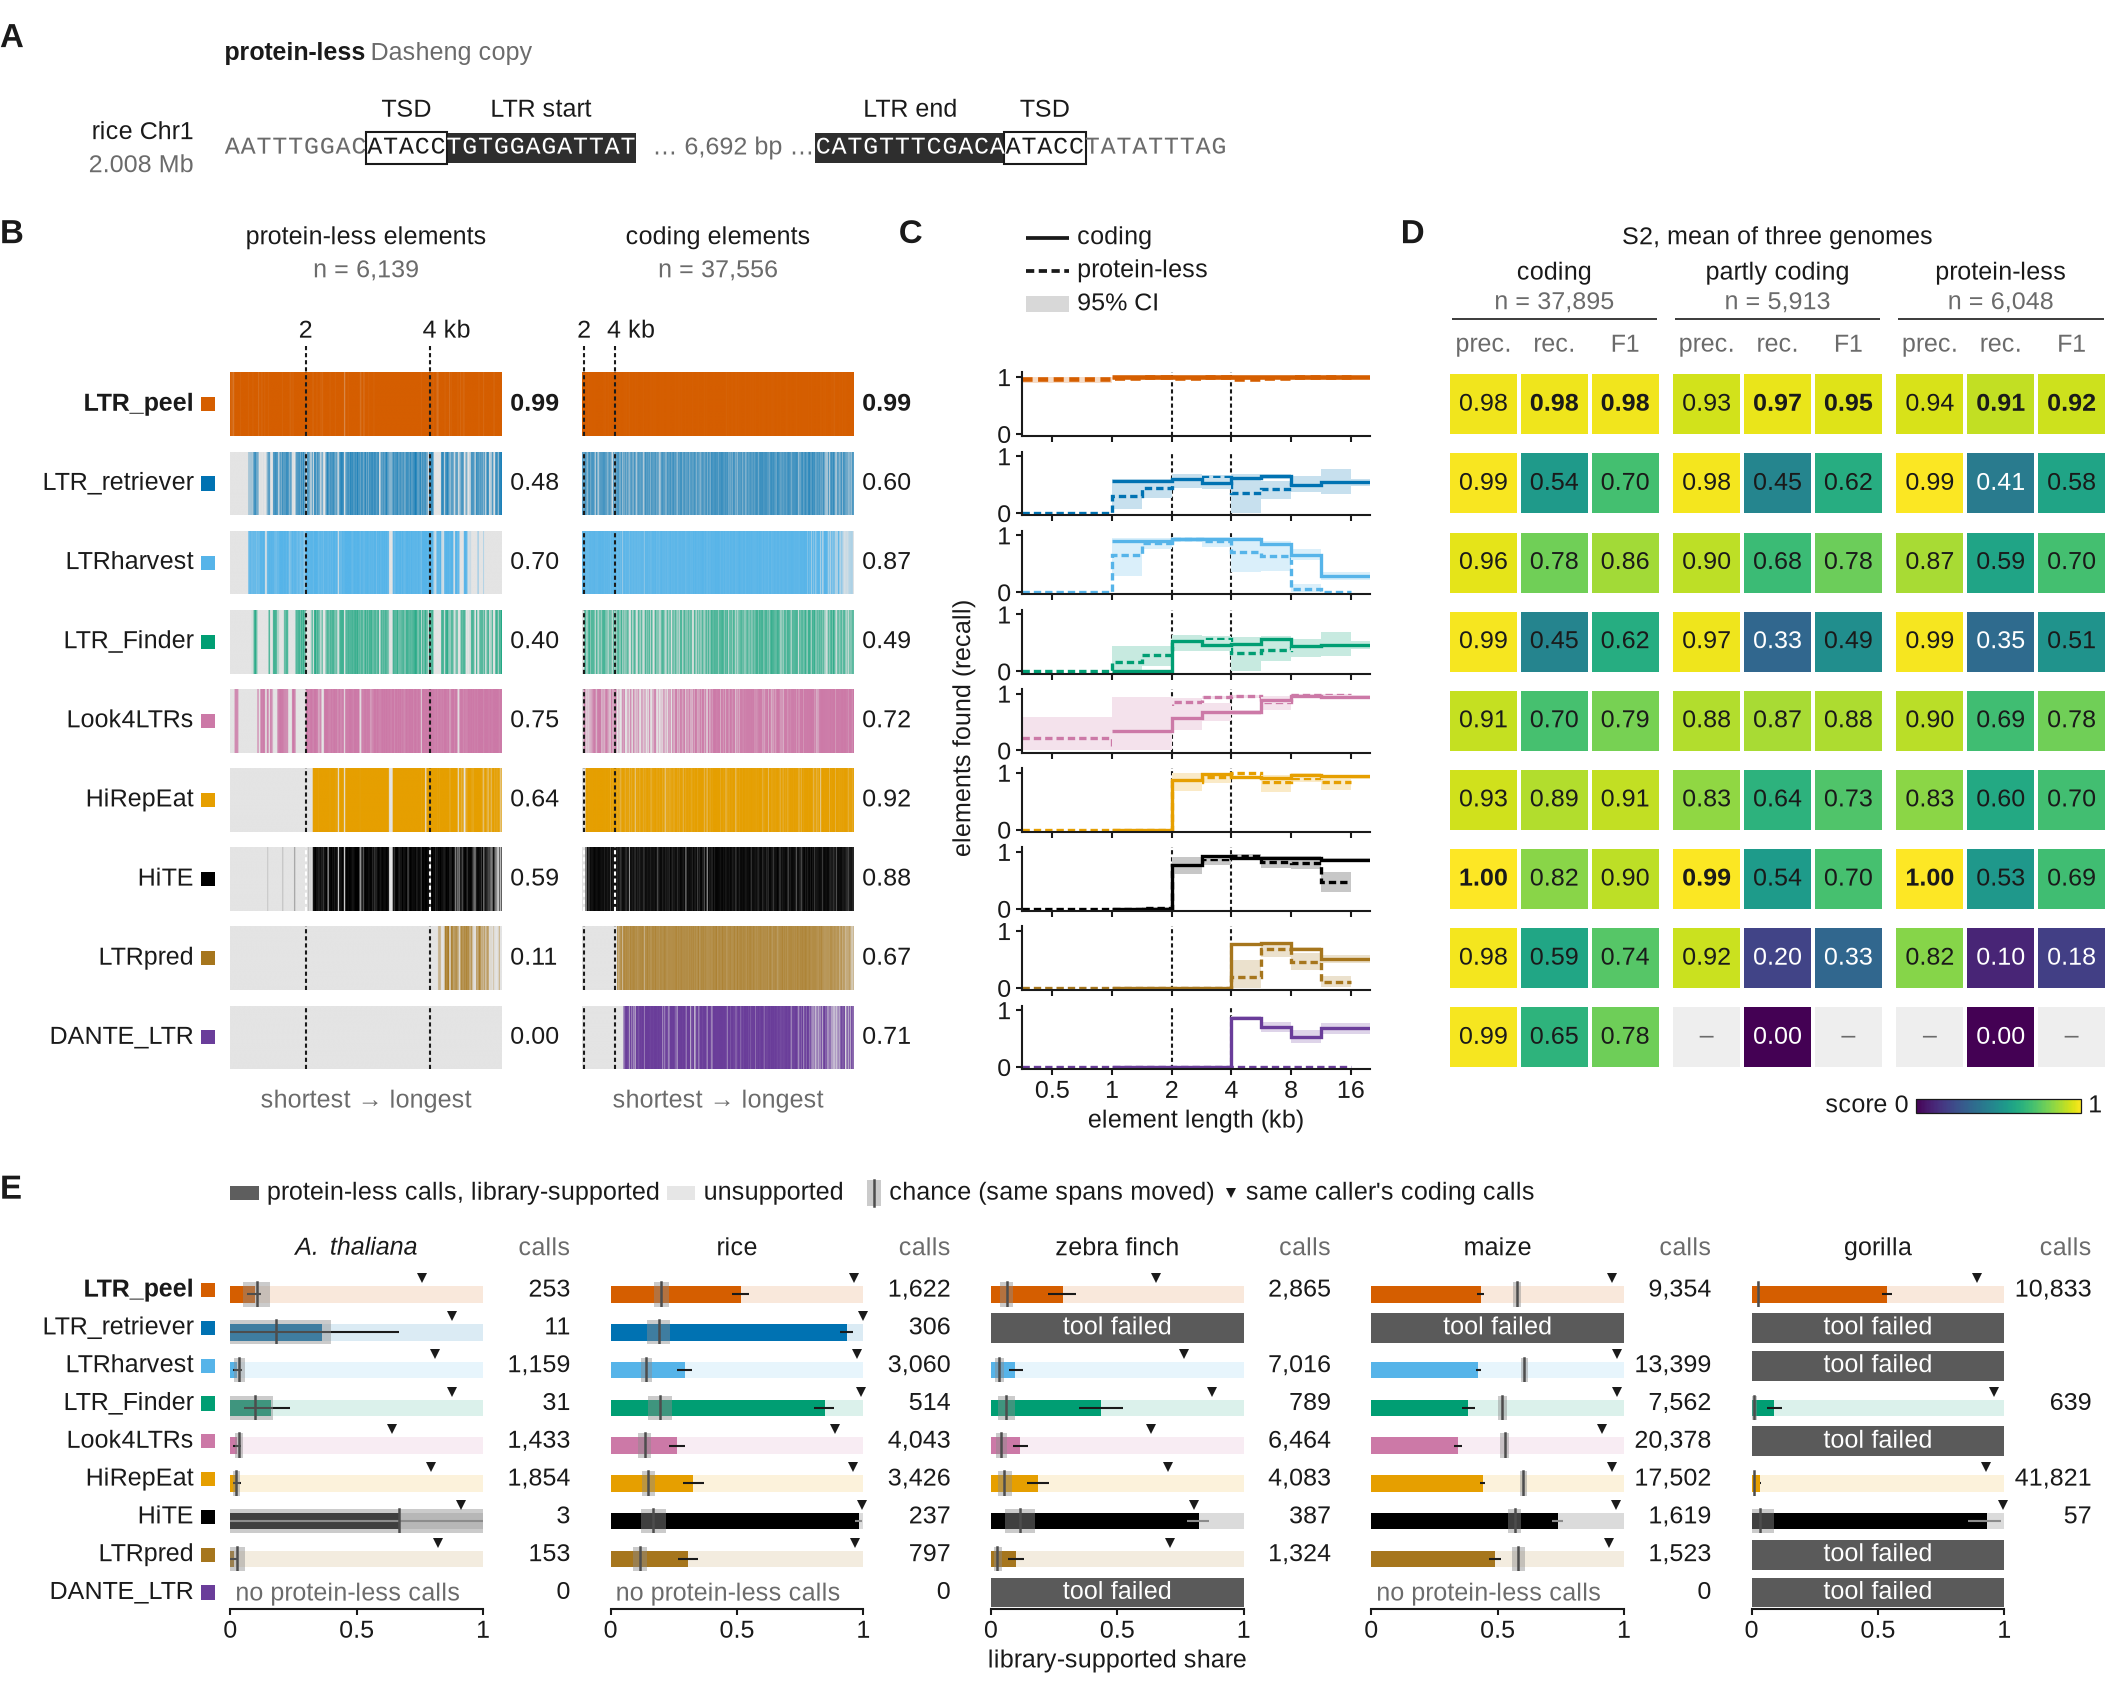

Write Python code to recreate this figure.
#!/usr/bin/env python3
"""Fig. S1 figS1_nonauto: size floors and protein rules remove protein-less LTR retrotransposons.

Panels. Classes: protein-less = no LTR-RT protein domain; coding = at least
two kinds of LTR-RT domain from one superfamily; partly coding = the rest (table key 'partial').
  A  both ends of a typical protein-less rice element (a Dasheng copy) at bp: target-site duplications and
     the TG..CA ends; the element named in-panel
  B  every protein-less and coding simulated element of S1 and S2 (3 seeds
     each; coding class only, partly coding not drawn) as a column sorted by length, protein-less block beside the
     coding block, found (tool color) or missed; 2 kb and 4 kb marked
  C  recall vs element length per tool, coding (solid) and
     protein-less (dashed), family-bootstrap 95% bands; line-style key in the header
  D  (new) scorecard: precision, recall, F1 for coding / partly coding / protein-less elements, S2, mean of 3 genomes
     (n summed), D_TABLE (constant at the top; now experiments/figpub/sim_class_prf_joint_summary.tsv) system
     'protein' (one basis with Fig. 1B, whose coding and protein-less columns these equal); viridis on a fixed 0-1
     scale, column best bold; the legend's basis clause checked by check_basis()
  E  library-supported share of each tool's protein-less calls with block-bootstrap CI, chance (same spans
     moved 20-200 kb) and the same tool's coding calls on the same axis; n of protein-less calls; failed runs dark
The aging series is in the main figure (fig_benchmark C-D).
Numbers: experiments/nonauto/*.tsv (sim_elements, sim_gap, div_d50, real_calls, real_loci, real_locus_table),
  D_TABLE (D; its per-genome rows and the call side of sim_nonauto_prf_ext.tsv for checks), sims/truth/S2_*.truth.tsv
  + calls/S2_*/<tool>.tsv + experiments/nonauto/lib/lib_class.tsv (check_basis), report/tables/resources.tsv (failed
  runs). Drawings:
  data/rice/genome.fa (+ .fai), calls/rice/<tool>.tsv (0-based half-open, original chromosome names ->
  data/rice/names.tsv), calls/rice/ltr_peel.ids.tsv (TSD), runs/rice/dante_ltr/dante.gff3 (1-based closed),
  mask/rice/curated/rice.fa.out (1-based closed) for the example checks.
Source data: the full run writes every drawn or printed table to source_data/figS1_nonauto/ and draws from those
  files as read back; --from-source-data redraws from them alone (no BENCH_ROOT; checks on raw data skipped).
Outputs (this directory): figS1_nonauto.{pdf,png}, figS1_nonauto_numbers.tsv, source_data/figS1_nonauto/*.tsv.
Usage: figS1_nonauto.py [-v] [--from-source-data]
"""
import argparse
import csv
import glob
import os
import re
import sys
from pathlib import Path

for _v in ("OMP_NUM_THREADS", "OPENBLAS_NUM_THREADS", "MKL_NUM_THREADS"):
    os.environ.setdefault(_v, "1")

import numpy as np  # noqa: E402
import pandas as pd  # noqa: E402

# D's table (the same table as Fig. 1B), relative to BENCH_ROOT: the one place to switch it. Its per-genome rows are
# read from the same name without '_summary'. check_basis_raw() asserts the legend's D basis clause ("every simulated
# element, including copies of library families without annotated LTRs") against it: a variant that leaves those
# families out (e.g. sim_class_prf_joint_hasltr_summary.tsv) stops the build there until that clause is reworded.
D_TABLE_REL = "experiments/figpub/sim_class_prf_joint_summary.tsv"
D_GENOMES_REL = D_TABLE_REL.replace("_summary", "")
D_SRC = f"{D_TABLE_REL} (system protein)"
HERE = Path(__file__).resolve().parent
STEM = "figS1_nonauto"
SD = HERE / "source_data" / STEM               # source-data tables of this figure
GZ_MIN = 1_000_000                             # tables larger than this (bytes, uncompressed) are gzipped
# full mode only (init_full): dataset paths and the dataset's scripts
B = NA = FP = D_TABLE = None
proxies = match = read_calls = read_truth = None

sys.path.insert(0, os.path.dirname(os.path.abspath(__file__)))   # poafig.py sits beside this script
import poafig  # noqa: E402
import matplotlib as mpl  # noqa: E402
import matplotlib.font_manager as fm  # noqa: E402

# the shared matplotlib font cache on this host lists no system fonts: register Liberation in-process (cache untouched)
for _f in sorted(glob.glob("/usr/share/fonts/truetype/liberation2/LiberationSans-*.ttf")
                 + glob.glob("/usr/share/fonts/truetype/liberation2/LiberationMono-*.ttf")):
    fm.fontManager.addfont(_f)
poafig.setup_mpl()
import matplotlib.pyplot as plt  # noqa: E402


def _advance_pt_mpl311(text, style):
    """poafig._advance_pt for matplotlib >= 3.11 (layout() lost kern_mode; LayoutItem.glyph_idx -> glyph_index).
    Same measurement as backend_pdf: x of the last glyph + its unhinted advance, font set to the size in points."""
    from matplotlib import _text_helpers
    from matplotlib.ft2font import LoadFlags
    font, _ = poafig._legend_font(style)
    last = None
    for last in _text_helpers.layout(text, font):
        pass
    if last is None:
        return 0.0
    g = last.ft_object.load_glyph(last.glyph_index, flags=LoadFlags.NO_HINTING)
    return last.x + g.linearHoriAdvance / 65536


def _needs_patch():
    import inspect
    from matplotlib import _text_helpers
    return "kern_mode" not in inspect.signature(_text_helpers.layout).parameters


if _needs_patch():
    poafig._advance_pt = _advance_pt_mpl311          # in-process only; poafig.py is not modified
from matplotlib.patches import Rectangle  # noqa: E402
from matplotlib.colors import to_rgb  # noqa: E402

# ============================================================================ constants
TOOLS = ["ltr_peel", "ltr_retriever", "ltrharvest", "ltr_finder", "look4ltrs", "hirepeat", "hite", "ltrpred",
         "dante_ltr"]
NAME = dict(ltr_peel="LTR_peel", ltr_retriever="LTR_retriever", ltrharvest="LTRharvest", ltr_finder="LTR_Finder",
            look4ltrs="Look4LTRs", hirepeat="HiRepEat", hite="HiTE", ltrpred="LTRpred", dante_ltr="DANTE_LTR")
COL = dict(ltr_peel="#D55E00", ltr_retriever="#0072B2", ltrharvest="#56B4E9", ltr_finder="#009E73",
           look4ltrs="#CC79A7", hirepeat="#E69F00", hite="#000000", ltrpred="#A6761D", dante_ltr="#6A3D9A")
DS = ["arab", "rice", "finch", "maize", "gorilla"]
DSNAME = {"arab": r"$\it{A.\ thaliana}$", "rice": "rice", "finch": "zebra finch", "maize": "maize",
          "gorilla": "gorilla"}
CLS2 = ["proteinless", "coding"]
CLS3 = ["coding", "partial", "proteinless"]               # D column groups (table keys)
# names on the figure, in the legend and in numbers.tsv: 'partial' is shown as "partly coding"
CLS3_NAME = {"coding": "coding", "partial": "partly coding", "proteinless": "protein-less"}
METRICS = [("precision", "prec."), ("recall", "rec."), ("f1", "F1")]   # order of Fig. 1B
# missing tool x genome results, set-wide rule: two styles only. Tool side ("tool failed", dark
# gray, white text) = report/tables/resources.tsv status timeout / mem_guard / failed; evaluation side ("not
# evaluated", light hatch) = our evaluation step did not run (no such cell in this figure). Built in load_missing().
FAILED_STATUS = {"timeout", "mem_guard", "failed"}
FAILC = "#5A5A5A"
EXPECT_FAILED = {("finch", "ltr_retriever"), ("maize", "ltr_retriever"), ("gorilla", "ltr_retriever"),
                 ("gorilla", "ltrharvest"), ("gorilla", "ltrpred"), ("gorilla", "look4ltrs"),
                 ("finch", "dante_ltr"), ("gorilla", "dante_ltr")}
MISSING = {}                                  # (ds, tool) -> label; filled by load_missing()
# the example (selection rule and checks in the code below); coordinates 0-based half-open on data/rice/genome.fa ids
EX = [dict(key="pl", cls="proteinless", locus="22", chrom="c0001", s=2007764, e=2014480, title="protein-less",
           name="Dasheng", chrom_name="Chr1")]
FLANK = 450                                   # bp of flank drawn on each side in A
MM = poafig.MM
INK, MUTED = poafig.INK, poafig.MUTED
LTRC, INTC, HITC = "#2E2E2E", "#D4D4D4", "#5E5E5E"
MISS_SIM = "#E4E4E4"                          # B: element missed
UNDEFC = "#EEEEEE"                            # D: precision / F1 undefined (no calls of that class)
NULLC = "#8C8C8C"
FS = FSS = FST = 6.0                           # every label, small label and tick label: 6 pt (brief: >= 6 pt)
# score map of the whole figure set (shared by the figure set): viridis on a fixed 0-1 scale, CMAP(v) with v in [0, 1]
# (cividis_r made 0.97 and 0.67 hard to tell apart); text color by cell luminance (text_color)
CMAP = mpl.colormaps["viridis"]
RNG_SEED = 1                                   # family bootstrap draws (as nonauto_stats.py)
NB = 1000
FIG_H = 144.0                                  # figure height (mm)
VERBOSE = False
NUM = []


def log(msg):
    if VERBOSE:
        print(f"[{STEM}] {msg}", file=sys.stderr, flush=True)


def num(panel, ds, tool, quantity, value, source):
    NUM.append(dict(panel=panel, dataset=ds, tool=tool, quantity=quantity, value=value, source=source))
    return value


def tint(c, a):
    """color c mixed with white; a = share of the color"""
    r, g, b = to_rgb(c)
    return (1 - a + a * r, 1 - a + a * g, 1 - a + a * b)


def tsv(p):
    return pd.read_csv(p, sep="\t")


def text_color(v):
    """white on dark cells, ink on light ones (relative luminance of the cell color; as fig3_real_genomes.py)"""
    r, g, b = (c / 12.92 if c <= 0.04045 else ((c + 0.055) / 1.055) ** 2.4 for c in to_rgb(CMAP(v)))
    return "white" if 0.2126 * r + 0.7152 * g + 0.0722 * b < 0.18 else INK


def init_full():
    """full mode: dataset paths from $BENCH_ROOT and the dataset's helper scripts (proxies, score_elements)"""
    global B, NA, FP, D_TABLE, proxies, match, read_calls, read_truth
    if not os.environ.get("BENCH_ROOT"):
        raise SystemExit(f"{STEM}: BENCH_ROOT is not set (or redraw with --from-source-data)")
    B = Path(os.environ["BENCH_ROOT"])
    NA = B / "experiments" / "nonauto"
    FP = B / "experiments" / "figpub"
    D_TABLE = B / D_TABLE_REL
    sys.path.append(str(B / "scripts"))      # appended: scripts/queue.py would shadow the stdlib queue
    import proxies as _proxies
    from score_elements import match as _match, read_calls as _read_calls, read_truth as _read_truth
    proxies, match, read_calls, read_truth = _proxies, _match, _read_calls, _read_truth


# ============================================================================ source data (tables on disk)
def write_table(df, name):
    """source_data/<stem>/<name>.tsv, or .tsv.gz (gzip mtime 0) above GZ_MIN bytes; the other variant is removed"""
    SD.mkdir(parents=True, exist_ok=True)
    text = df.to_csv(sep="\t", index=False, lineterminator="\n")
    plain, gz = SD / f"{name}.tsv", SD / f"{name}.tsv.gz"
    if len(text.encode()) > GZ_MIN:
        df.to_csv(gz, sep="\t", index=False, lineterminator="\n", compression={"method": "gzip", "mtime": 0})
        plain.unlink(missing_ok=True)
    else:
        plain.write_text(text)
        gz.unlink(missing_ok=True)


def read_table(name, **kw):
    for p in (SD / f"{name}.tsv", SD / f"{name}.tsv.gz"):
        if p.exists():
            return pd.read_csv(p, sep="\t", **kw)
    raise SystemExit(f"{STEM}: source-data table {name} missing from {SD} (run once without --from-source-data)")


# ============================================================================ data: simulations (B, C)
D_EDGES = {"proteinless": np.array([350, 1000, 1414, 2000, 2828, 4000, 5657, 8000, 11314, 16000]),
           "coding": np.array([1000, 2000, 2828, 4000, 5657, 8000, 11314, 20000])}


def load_sim_raw():
    """B, C from sim_elements.tsv: per class the element x tool hit matrix sorted by length and the binned recall with
    family-bootstrap bands; sim_gap.tsv; B's counting basis for check_basis_raw()"""
    e = pd.read_csv(NA / "sim_elements.tsv", sep="\t")
    # B's counting, every class (check_basis): elements per S2 genome and their families (one row per element per tool)
    e2 = e[(e.tool == "ltr_peel") & e.ds.str.startswith("S2")]
    b_basis = {"n": e2.groupby("ds").size().to_dict(), "families": set(e2.family)}
    e = e[e.tool.isin(TOOLS) & e.cls.isin(CLS2)].copy()
    e["set"] = e.ds.str[:2]
    gap = tsv(NA / "sim_gap.tsv")
    # cross-check: per set recall from the element table = sim_gap.tsv
    for (st, tool, cls), r in e.groupby(["set", "tool", "cls"]).hit.mean().items():
        row = gap[(gap.set == st) & (gap.tool == tool)].iloc[0]
        ref = row["recall_coding" if cls == "coding" else "recall_proteinless"]
        if abs(r - ref) > 6e-5:
            raise SystemExit(f"{STEM}: sim recall {st} {tool} {cls} {r:.4f} != sim_gap {ref}")
    if e.duplicated(["ds", "element", "tool"]).any():
        raise SystemExit(f"{STEM}: sim_elements.tsv has an element twice for one tool")
    out = {"b_basis": b_basis}
    rng = np.random.default_rng(RNG_SEED)
    for cls in CLS2:
        s = e[e.cls == cls]
        p = s.pivot_table(index=["ds", "element", "family", "len"], columns="tool", values="hit",
                          aggfunc="first").reset_index()
        if p[TOOLS].isna().any().any():
            raise SystemExit(f"{STEM}: an element lacks a tool row ({cls})")
        p = p.sort_values(["len", "ds", "element"], kind="mergesort").reset_index(drop=True)
        hits = p[TOOLS].to_numpy().T.astype(np.int8)               # tools x elements
        L = p["len"].to_numpy()
        # D: recall per length bin with a family bootstrap (families = the independent unit)
        ed = D_EDGES[cls]
        if L.min() < ed[0] or L.max() >= ed[-1]:
            raise SystemExit(f"{STEM}: {cls} lengths outside the D bins")
        b = np.searchsorted(ed, L, side="right") - 1
        fams = sorted(p.family.unique())
        fi = p.family.map({f: i for i, f in enumerate(fams)}).to_numpy()
        nF, nb = len(fams), len(ed) - 1
        Cnt = np.zeros((nF, nb))
        np.add.at(Cnt, (fi, b), 1)
        H = np.zeros((len(TOOLS), nF, nb))
        for t in range(len(TOOLS)):
            np.add.at(H[t], (fi, b), hits[t])
        draws = rng.integers(0, nF, size=(NB, nF))
        M = np.zeros((NB, nF))
        for i in range(NB):
            M[i] = np.bincount(draws[i], minlength=nF)
        den = M @ Cnt
        rec = H.sum(1) / Cnt.sum(0)                                 # tools x bins
        lo, hi = np.zeros_like(rec), np.zeros_like(rec)
        for t in range(len(TOOLS)):
            bs = (M @ H[t]) / np.where(den > 0, den, np.nan)
            lo[t], hi[t] = np.nanpercentile(bs, 2.5, axis=0), np.nanpercentile(bs, 97.5, axis=0)
        nfam_bin = (Cnt > 0).sum(0)
        log(f"sim {cls}: {len(p)} elements, {nF} families; per D bin elements {Cnt.sum(0).astype(int).tolist()}, "
            f"families {nfam_bin.tolist()}")
        out[cls] = dict(p=p, hits=hits, L=L, edges=ed, rec=rec, lo=lo, hi=hi, recall=hits.mean(1))
    out["gap"] = gap
    return out


def sim_floors(S):
    """size floors in the simulations (legend C): elements found below 2 kb (HiTE, HiRepEat) and 4 kb (LTRpred,
    DANTE_LTR), S1 + S2: (found, present, shortest found or None)"""
    floors = {}
    for tool, kb in (("hirepeat", 2000), ("hite", 2000), ("ltrpred", 4000), ("dante_ltr", 4000)):
        for cls in CLS2:
            d = S[cls]
            m = d["L"] < kb
            h = d["hits"][TOOLS.index(tool)][m]
            floors[(tool, cls)] = (int(h.sum()), int(m.sum()), int(d["L"][m][h == 1].min()) if h.any() else None)
            num("legend/C", "S1+S2", tool,
                f"{CLS3_NAME[cls]} elements < {kb // 1000} kb found / present (shortest found, bp)",
                f"{floors[(tool, cls)][0]} / {floors[(tool, cls)][1]} ({floors[(tool, cls)][2]})",
                "sim_elements.tsv (hit, len)")
    return floors


# ============================================================================ data: scorecard (D)
def d_table_genomes():
    """per-genome rows of D_TABLE: the same file name without '_summary'"""
    p = D_TABLE.with_name(D_TABLE.name.replace("_summary", ""))
    if p == D_TABLE or not p.exists():
        raise SystemExit(f"{STEM}: no per-genome table beside {D_TABLE} (expected {p.name})")
    return p


def load_prf():
    """D: D_TABLE (now experiments/figpub/sim_class_prf_joint_summary.tsv), system 'protein' (the basis of Fig. 1B):
    truth = every truth.tsv element (ext), one-to-one RO >= 0.9; true element class = its library entry's class, call
    class = the REXdb domains inside the call; precision, recall, F1 = mean of the 3 genomes, n_truth / n_calls summed.
    Checked here against the per-genome rows (d_table_genomes()) and, for the call side, against
    sim_nonauto_prf_ext.tsv (same calls, same matching). Returns {(set, tool, cls): dict(precision, recall, f1,
    n_truth, tp_truth, n_calls, tp_calls, n_genomes)}; precision / F1 NaN where a tool makes no call of a class."""
    s = tsv(D_TABLE)
    s = s[(s.system == "protein") & s.tool.isin(TOOLS)]
    g = tsv(d_table_genomes())
    g = g[(g.system == "protein") & g.tool.isin(TOOLS)]
    # basis guard: the legend's D clause ("every simulated element") and the checks below (call side = the every-element
    # matching of sim_nonauto_prf_ext.tsv; check_basis) hold only for a table that counts every truth.tsv row
    for st in ("S1", "S2"):
        for seed in (1, 2, 3):
            n_rows = len(read_truth(str(B / f"sims/truth/{st}_{seed}.truth.tsv")))
            n_tab = int(g[(g["set"] == st) & (g.seed == seed) & (g.tool == "ltr_peel")].n_truth.sum())
            if n_tab != n_rows:
                raise SystemExit(f"{STEM}: {D_TABLE.name} counts {n_tab} of the {n_rows} simulated elements of "
                                 f"{st}_{seed}. The legend's D clause 'Like Fig. 1B, D counts every simulated "
                                 "element, including copies of library families without annotated LTRs ...' and the "
                                 "basis checks "
                                 "(load_prf call side, check_basis) assume every element: reword and adapt them first")
    ext = tsv(FP / "sim_nonauto_prf_ext.tsv")
    ext = ext[ext.tool.isin(TOOLS) & (ext.seed.astype(str) != "pooled")]
    if set(ext.precision_basis) != {"ext"}:
        raise SystemExit(f"{STEM}: sim_nonauto_prf_ext.tsv has a basis other than ext")
    ext = ext.assign(seed=ext.seed.astype(int)).set_index(["set", "seed", "tool", "cls"])
    if set(s.cls) != set(CLS3) or set(g.cls) != set(CLS3) or set(s.role) != {"primary"}:
        raise SystemExit(f"{STEM}: unexpected classes or roles in the joint table")
    P = {}
    for st in ("S1", "S2"):
        for cls in CLS3:
            nt = set()
            for tool in TOOLS:
                r = s[(s["set"] == st) & (s.tool == tool) & (s.cls == cls)]
                rg = g[(g["set"] == st) & (g.tool == tool) & (g.cls == cls)].sort_values("seed")
                if len(r) != 1 or sorted(rg.seed) != [1, 2, 3]:
                    raise SystemExit(f"{STEM}: joint table lacks {st} {tool} {cls} (summary {len(r)}, genomes "
                                     f"{sorted(rg.seed)})")
                r = r.iloc[0]
                for _, x in rg.iterrows():             # per genome: definitions, and the call side = earlier table
                    if abs(x.tp_truth / x.n_truth - x.recall) > 6e-5:
                        raise SystemExit(f"{STEM}: D recall {st} {x.seed} {tool} {cls} != tp/n")
                    e = ext.loc[(st, int(x.seed), tool, cls)]
                    if (int(e.n_calls), int(e.tp_calls)) != (int(x.n_calls), int(x.tp_calls)):
                        raise SystemExit(f"{STEM}: D calls {st} {x.seed} {tool} {cls} differ from "
                                         "sim_nonauto_prf_ext.tsv")
                    if x.n_calls == 0:
                        if not (pd.isna(x.precision) and pd.isna(x.f1)):
                            raise SystemExit(f"{STEM}: D {st} {x.seed} {tool} {cls}: 0 calls but precision/F1")
                        continue
                    if abs(x.tp_calls / x.n_calls - x.precision) > 6e-5:
                        raise SystemExit(f"{STEM}: D precision {st} {x.seed} {tool} {cls} != tp_calls/n_calls")
                    if x.precision + x.recall == 0:      # P = R = 0: F1 undefined in the table
                        if not pd.isna(x.f1):
                            raise SystemExit(f"{STEM}: D {st} {x.seed} {tool} {cls}: P = R = 0 but F1 given")
                        continue
                    f1 = 2 * x.precision * x.recall / (x.precision + x.recall)
                    if abs(f1 - x.f1) > 1.2e-4:
                        raise SystemExit(f"{STEM}: D F1 {st} {x.seed} {tool} {cls} {x.f1} != 2PR/(P+R) {f1:.4f}")
                # summary = mean of the defined per-genome values, recomputed here from the integer counts (the
                # per-genome table is rounded to 4 digits); n summed
                ex_ = {"recall": [], "precision": [], "f1": []}
                for _, x in rg.iterrows():
                    rc = x.tp_truth / x.n_truth
                    ex_["recall"].append(rc)
                    if x.n_calls > 0:
                        pc = x.tp_calls / x.n_calls
                        ex_["precision"].append(pc)
                        if pc + rc > 0:
                            ex_["f1"].append(2 * pc * rc / (pc + rc))
                for key in ("precision", "recall", "f1"):
                    v = ex_[key]
                    if int(r[f"{key}_n_genomes"]) != len(v) or len(v) not in (0, 3):
                        raise SystemExit(f"{STEM}: D {st} {tool} {cls} {key}: {r[f'{key}_n_genomes']} genomes "
                                         f"(need 3, or 0 where no calls)")
                    if len(v) and abs(np.mean(v) - r[f"{key}_mean"]) > 5.01e-5:
                        raise SystemExit(f"{STEM}: D {st} {tool} {cls} {key} mean {r[f'{key}_mean']} != "
                                         f"{np.mean(v):.5f}")
                    if not len(v) and not pd.isna(r[f"{key}_mean"]):
                        raise SystemExit(f"{STEM}: D {st} {tool} {cls} {key}: no defined genome but a mean")
                if (int(r.n_truth), int(r.n_calls)) != (int(rg.n_truth.sum()), int(rg.n_calls.sum())):
                    raise SystemExit(f"{STEM}: D {st} {tool} {cls} n_truth / n_calls are not the genome sums")
                nt.add(int(r.n_truth))
                P[(st, tool, cls)] = dict(precision=r.precision_mean, recall=r.recall_mean, f1=r.f1_mean,
                                          n_truth=int(r.n_truth), tp_truth=int(rg.tp_truth.sum()),
                                          n_calls=int(r.n_calls), tp_calls=int(rg.tp_calls.sum()),
                                          n_genomes=int(r.precision_n_genomes))
            if len(nt) != 1:
                raise SystemExit(f"{STEM}: D {st} {cls}: n_truth differs between tools {sorted(nt)}")
    return P


def check_basis_raw(S, P):
    """Legend D: 'Like Fig. 1B, D counts every simulated element, including copies of library families without
    annotated LTRs, which nearly every caller misses, so its recall runs below B's.' D's matching (one-to-one RO >= 0.9
    against every truth.tsv row, score_elements.match, as sim_class_prf_joint.py) is redone for the three S2 genomes
    and must give D_TABLE's per-genome n_truth / tp_truth exactly; every element: per genome, n_truth summed over D's
    classes = truth.tsv rows; B counts none of the copies of lib_class.tsv entries with has_ltr != 1 (B's S2
    elements = the std == 1 copies of the other entries, every class). Returns the truth.tsv rows per S2 genome and,
    per caller, copies / found for those without annotated LTRs ('no_annotated_ltr') and for B's ('counted_in_B');
    the rest of the clause is asserted on these in check_basis()."""
    lib = {r["family"]: r for r in csv.DictReader(open(NA / "lib/lib_class.tsv"), delimiter="\t")}
    g = tsv(d_table_genomes())
    g = g[(g.system == "protein") & g.tool.isin(TOOLS)].set_index(["set", "seed", "tool", "cls"])
    bb = S["b_basis"]
    cnt = {}                       # (tool, origin) -> [n, tp] over the 3 genomes; origin old / ext / untagged
    truth_rows = {}
    for seed in (1, 2, 3):
        ds = f"S2_{seed}"
        truth = read_truth(str(B / f"sims/truth/{ds}.truth.tsv"))
        miss = sorted({t["family"] for t in truth if t["family"] not in lib})
        if miss:
            raise SystemExit(f"{STEM}: {ds} truth families missing from lib_class.tsv: {miss[:3]}")
        cls = [lib[t["family"]]["cls"] for t in truth]
        org = ["untagged" if lib[t["family"]]["has_ltr"] != "1" else ("old" if t["std"] == 1 else "ext") for t in truth]
        n_old = org.count("old")
        if n_old != bb["n"][ds]:
            raise SystemExit(f"{STEM}: {ds}: B counts {bb['n'][ds]} elements, std == 1 copies of entries with "
                             f"annotated LTRs number {n_old}")
        for tool in TOOLS:
            _, t2c = match(read_calls(str(B / f"calls/{ds}/{tool}.tsv")), truth, 0.9)
            for c in CLS3:
                idx = [i for i, x in enumerate(cls) if x == c]
                n, tp = len(idx), sum(i in t2c for i in idx)
                r = g.loc[("S2", seed, tool, c)]
                if (n, tp) != (int(r.n_truth), int(r.tp_truth)):
                    raise SystemExit(f"{STEM}: {D_TABLE.name} {ds} {tool} {c}: n/tp {int(r.n_truth)}/{int(r.tp_truth)} "
                                     f"!= every-element matching {n}/{tp}. The legend's D basis clause says D counts "
                                     "every simulated element: reword it for this table")
            for o in ("old", "ext", "untagged"):
                idx = [i for i, x in enumerate(org) if x == o]
                k = cnt.setdefault((tool, o), [0, 0])
                k[0] += len(idx)
                k[1] += sum(i in t2c for i in idx)
        if sum(int(g.loc[("S2", seed, "ltr_peel", c)].n_truth) for c in CLS3) != len(truth):
            raise SystemExit(f"{STEM}: {ds}: D's classes do not sum to every truth.tsv row")
        truth_rows[ds] = len(truth)
    if bb["families"] & {f for f, r in lib.items() if r["has_ltr"] != "1"}:
        raise SystemExit(f"{STEM}: B's elements include copies of entries without annotated LTRs")
    rows = [dict(tool=t, copies_of=name, copies=cnt[(t, o)][0], found=cnt[(t, o)][1])
            for t in TOOLS for o, name in (("untagged", "no_annotated_ltr"), ("old", "counted_in_B"))]
    return truth_rows, pd.DataFrame(rows)


def check_basis(S, P, T):
    """legend D basis clause, numbers and the checks that need no raw data: the elements D counts per S2 genome;
    nearly every caller misses copies of families without annotated LTRs: S2 recall on those copies < 1/2 for every
    caller and > 1/3 for at most one; so its recall runs below B's: each caller's recall on those copies is below its
    recall on B's elements, and D's recall is below B's drawn recall (S1 + S2 pooled) and below B's counting in S2
    (sim_gap.tsv) for every caller and class, except where B's recall is 0 (DANTE_LTR protein-less: both print 0.00).
    T: source-data tables (D_basis_recall, scalars)."""
    for seed in (1, 2, 3):
        ds = f"S2_{seed}"
        num("legend/D (basis)", ds, "", "elements counted by D (n_truth summed over classes) = truth.tsv rows",
            int(T["scalars"][f"truth_rows_{ds}"]), f"{D_GENOMES_REL}; sims/truth/{ds}.truth.tsv")
    br = T["basis"].set_index(["tool", "copies_of"])
    cnt = {(t, o): (int(br.loc[(t, name), "copies"]), int(br.loc[(t, name), "found"]))
           for t in TOOLS for o, name in (("untagged", "no_annotated_ltr"), ("old", "counted_in_B"))}
    nu = cnt[("ltr_peel", "untagged")][0]
    if nu == 0:
        raise SystemExit(f"{STEM}: no copies of entries without annotated LTRs in S2 (legend D clause)")
    num("legend/D (basis)", "S2", "", "copies of library families without annotated LTRs (has_ltr != 1), 3 genomes; "
        "B counts none of them", nu, "experiments/nonauto/lib/lib_class.tsv; sims/truth/S2_*.truth.tsv")
    num("legend/D (basis)", "S2", "", "elements B counts (std == 1 copies of entries with annotated LTRs, all classes)",
        cnt[("ltr_peel", "old")][0], "sim_elements.tsv; sims/truth/S2_*.truth.tsv")
    rec_u = {t: cnt[(t, "untagged")][1] / cnt[(t, "untagged")][0] for t in TOOLS}
    rec_o = {t: cnt[(t, "old")][1] / cnt[(t, "old")][0] for t in TOOLS}
    for t in TOOLS:
        num("legend/D (basis)", "S2", t, "recall on copies of families without annotated LTRs (found / copies)",
            f"{rec_u[t]:.4f} ({cnt[(t, 'untagged')][1]} / {cnt[(t, 'untagged')][0]})",
            "calls/S2_*/<tool>.tsv vs sims/truth (score_elements.match, RO >= 0.9, every truth row)")
        num("legend/D (basis)", "S2", t, "recall on the elements B counts (found / elements)",
            f"{rec_o[t]:.4f} ({cnt[(t, 'old')][1]} / {cnt[(t, 'old')][0]})",
            "calls/S2_*/<tool>.tsv vs sims/truth (score_elements.match, RO >= 0.9, every truth row)")
    if max(rec_u.values()) >= 0.5 or sum(v > 1 / 3 for v in rec_u.values()) > 1:
        raise SystemExit(f"{STEM}: 'nearly every caller misses them' fails: {rec_u}")
    if any(rec_u[t] >= rec_o[t] for t in TOOLS):
        raise SystemExit(f"{STEM}: a caller finds copies without annotated LTRs as often as B's elements: {rec_u}")
    gap = S["gap"].set_index(["set", "tool"])
    for i, t in enumerate(TOOLS):
        for c in CLS2:
            d = P[("S2", t, c)]["recall"]
            b = float(S[c]["recall"][i])                                    # drawn in B (S1 + S2 pooled)
            b2 = float(gap.loc[("S2", t), "recall_coding" if c == "coding" else "recall_proteinless"])   # B's, S2
            num("legend/D (basis)", "S2", t, f"{CLS3_NAME[c]} recall, D (S2) vs B as drawn (S1+S2) vs B's counting "
                "in S2", f"{d:.4f} vs {b:.4f} vs {b2:.4f}", f"{D_SRC}; sim_elements.tsv; sim_gap.tsv")
            if round(d, 2) > round(b, 2) or (b >= 0.01 and not (d < b and d < b2)):
                raise SystemExit(f"{STEM}: 'so its recall runs below B's' fails for {t} {c} ({d}, {b}, {b2})")
    return rec_u


# ============================================================================ data: real genomes (E)


E_COLS = ["n_calls", "supported", "supported_share", "sup_lo", "sup_hi", "null_supported_share", "null_lo",
          "null_hi"]                          # real_calls.tsv columns E draws or prints (protein-less row)


def load_status_raw():
    """run status of every tool x real genome, report/tables/resources.tsv order (failed runs asserted against the
    expected list)"""
    r = tsv(B / "report/tables/resources.tsv")
    r = r[r.ds.isin(DS) & r.tool.isin(TOOLS)]
    if len(r) != len(DS) * len(TOOLS):
        raise SystemExit(f"{STEM}: resources.tsv lacks real-genome tool rows ({len(r)})")
    bad = set(r.status) - FAILED_STATUS - {"ok"}
    if bad:
        raise SystemExit(f"{STEM}: resources.tsv status not mapped: {bad}")
    failed = {(d, t) for d, t, st in zip(r.ds, r.tool, r.status) if st in FAILED_STATUS}
    if failed != EXPECT_FAILED:
        raise SystemExit(f"{STEM}: failed runs {sorted(failed)} differ from the expected list")
    return r[["ds", "tool", "status"]].reset_index(drop=True), failed


def load_real_raw(status, failed):
    """E: support of protein-less calls and of coding calls per finished run (real_calls.tsv), one row per tool x
    genome in resources.tsv order; gorilla loci (all, protein-less) for the legend"""
    loci = tsv(NA / "real_loci.tsv")
    calls = tsv(NA / "real_calls.tsv")
    lt = pd.read_csv(NA / "real_locus_table.tsv", sep="\t", usecols=["ds", "cls", "len"])
    sc = {}
    for ds in DS:
        r = loci[(loci.ds == ds) & (loci.tool == "ltr_peel") & (loci.scope == "all")].set_index("cls").n_loci
        if len(lt[(lt.ds == ds) & (lt.cls == "proteinless")]) != int(r["proteinless"]):
            raise SystemExit(f"{STEM}: {ds} protein-less loci differ between real_locus_table and real_loci.tsv")
        if ds == "gorilla":
            sc.update(gorilla_loci_all=int(r.sum()), gorilla_loci_proteinless=int(r["proteinless"]))
    rows = []
    for ds, tool, st in zip(status.ds, status.tool, status.status):
        row = dict(genome=ds, tool=tool, status=st)
        p = B / f"eval/adj/{ds}/{tool}.calls.tsv"
        if (ds, tool) in failed:
            if p.exists() and p.stat().st_size > 0 and tool != "dante_ltr":
                raise SystemExit(f"{STEM}: {ds} {tool} has calls but is marked missing")
        else:
            pr = calls[(calls.ds == ds) & (calls.tool == tool)].set_index("cls")
            row.update({k: pr.loc["proteinless", k] for k in E_COLS})
            row["coding_supported_share"] = float(pr.loc["coding", "supported_share"])
        rows.append(row)
    return pd.DataFrame(rows, columns=["genome", "tool", "status"] + E_COLS + ["coding_supported_share"]), sc


def load_missing(E):
    """tool x genome cells drawn as missing (status timeout / mem_guard / failed), in E's row order"""
    MISSING.clear()
    for d, t, st in zip(E.genome, E.tool, E.status):
        if st in FAILED_STATUS:
            MISSING[(d, t)] = "tool failed"
            num("E", d, t, "drawn as 'tool failed'", st, "report/tables/resources.tsv (status)")


def real_from_table(E, sc):
    """R for panel E and the legend from the source-data tables"""
    out = {"comp": {"gorilla": {"proteinless": int(sc["gorilla_loci_proteinless"]) / int(sc["gorilla_loci_all"])}},
           "prec": {}, "coding_share": {}}
    for _, r in E.iterrows():
        if r.status in FAILED_STATUS:
            continue
        out["prec"][(r.genome, r.tool)] = {k: r[k] for k in E_COLS}
        out["coding_share"][(r.genome, r.tool)] = float(r.coding_supported_share)
    return out


# ============================================================================ data: the example (A)
def names_map():
    return {r["original_id"]: r["new_id"] for r in csv.DictReader(open(B / "data/rice/names.tsv"), delimiter="\t")}


def rm_hits(c, s, e):
    """curated RepeatMasker hits overlapping [s, e): .out is 1-based closed -> 0-based half-open"""
    out = []
    with open(B / "mask/rice/curated/rice.fa.out") as f:
        for line in f:
            t = line.split()
            if len(t) > 10 and t[0].isdigit() and t[4] == c:
                a, b = int(t[5]) - 1, int(t[6])
                if b > s and a < e:
                    out.append(dict(s=a, e=b, strand=t[8], name=t[9], cls=t[10], div=float(t[1])))
    return out


def gff_records(c, s, e):
    """all DANTE protein_domain records overlapping [s, e): GFF3 1-based closed -> 0-based half-open"""
    out = []
    with open(B / "runs/rice/dante_ltr/dante.gff3") as f:
        for line in f:
            if line.startswith("#"):
                continue
            t = line.rstrip("\n").split("\t")
            if len(t) < 9 or t[0] != c or t[2] != "protein_domain":
                continue
            a, b = int(t[3]) - 1, int(t[4])
            if b > s and a < e:
                fc = re.search(r"Final_Classification=([^;]+)", t[8]).group(1)
                out.append(dict(s=a, e=b, strand=t[6], name=re.search(r"Name=([^;]+)", t[8]).group(1), cls=fc))
    return out


def tool_calls(c, s, e):
    """every call of every tool overlapping [s, e) (calls/rice/<tool>.tsv: 0-based half-open, original names)"""
    nm = names_map()
    out = {}
    for tool in TOOLS:
        rows = []
        for r in csv.DictReader(open(B / f"calls/rice/{tool}.tsv"), delimiter="\t"):
            if nm.get(r["chrom"], r["chrom"]) != c:
                continue
            a, b = int(r["start"]), int(r["end"])
            if b > s and a < e:
                lt = int(r["lltr_end"]) if r["lltr_end"] not in (".", "") else None
                rt = int(r["rltr_start"]) if r["rltr_start"] not in (".", "") else None
                rows.append(dict(s=a, e=b, lltr_end=lt, rltr_start=rt, id=r["id"]))
        out[tool] = rows
    return out


def load_example():
    idx = proxies.fai(str(B / "data/rice/genome.fa"))
    fh = open(B / "data/rice/genome.fa", "rb")
    cur = proxies.ref_ltr(str(B / "mask/rice/curated/rice.fa.out"))
    cst = {k: [x[0] for x in v] for k, v in cur.items()}
    lt = pd.read_csv(NA / "real_locus_table.tsv", sep="\t", dtype={"locus": str})
    lt = lt[lt.ds == "rice"]
    res = []
    for ex in EX:
        c, s, e = ex["chrom"], ex["s"], ex["e"]
        row = lt[lt.locus == ex["locus"]].iloc[0]
        calls = tool_calls(c, s - FLANK, e + FLANK)
        lq = [x for x in calls["ltr_peel"] if x["s"] == s and x["e"] == e]
        tsd_call = next(r for r in csv.DictReader(open(B / "calls/rice/ltr_peel.ids.tsv"), delimiter="\t")
                        if r["chrom"] == c and int(r["start"]) == s and int(r["end"]) == e)["tsd"]
        k = len(tsd_call)
        seq_l = proxies.fetch(fh, idx, c, s - 14, s + 14)
        seq_r = proxies.fetch(fh, idx, c, e - 14, e + 14)
        hits = rm_hits(c, s - FLANK, e + FLANK)
        recs = gff_records(c, s, e)
        ltr_recs = [d for d in recs if d["cls"].startswith("Class_I|LTR")]
        cov = proxies.covered(cur, cst, c, s, e) / (e - s)
        chk = dict(locus_row=row.cls == ex["cls"] and row.precise == 1 and "ltr_peel" in row.tools.split(","),
                   ltr_peel_call=len(lq) == 1, ltr_bounds=bool(lq) and lq[0]["lltr_end"] is not None
                   and lq[0]["rltr_start"] is not None,
                   tsd=4 <= k <= 6 and seq_l[14 - k:14] == tsd_call and seq_r[14:14 + k] == tsd_call,
                   tgca=seq_l[14:16] == "TG" and seq_r[12:14] == "CA", curated_cov=cov >= 0.8)
        if ex["cls"] == "proteinless":
            chk["no_ltr_domain"] = len(ltr_recs) == 0
        else:
            names = [d["name"] for d in sorted(ltr_recs, key=lambda d: d["s"])]
            ref = ["GAG", "PROT", "RT", "RH", "aRH", "INT", "CHD"]
            chk["one_strand"] = len({d["strand"] for d in ltr_recs}) == 1
            chk["one_superfamily"] = len({d["cls"].split("|")[2] for d in ltr_recs}) == 1
            chk["domain_order"] = all(n in ref for n in names) and \
                [ref.index(n) for n in names] == sorted(ref.index(n) for n in names)
        if not all(chk.values()):
            raise SystemExit(f"{STEM}: example {ex['key']} fails a check: {chk}")
        ex = dict(ex, calls=calls, lq=lq[0], tsd=tsd_call, seq_l=seq_l, seq_r=seq_r,
                  hits=[h for h in hits if proxies.LTR.search(h["cls"])], other_hits=[h for h in hits if not
                                                                                     proxies.LTR.search(h["cls"])],
                  doms=ltr_recs, other_recs=[d for d in recs if not d["cls"].startswith("Class_I|LTR")],
                  cov=cov, checks=chk, row=row)
        log(f"example {ex['key']}: {c}:{s}-{e} ({e - s} bp) checks {chk}; tools {row.tools}; "
            f"K2P {row.k2p}; LTR hits {len(ex['hits'])}; other DANTE records {len(ex['other_recs'])}")
        res.append(ex)
    fh.close()
    return res


# ============================================================================ drawing helpers
def ax_mm(fig, x, y, w, h, xlim=None, ylim=None, off=True):
    ax = poafig.mm_axes(fig, x, y, w, h)
    ax.set_xlim(*(xlim or (0, w)))
    ax.set_ylim(*(ylim or (h, 0)))
    if off:
        ax.axis("off")
    return ax


def failed_box(ax, x, y, w, h, fs=6.0):
    """tool side of the set-wide missing-result rule: dark gray, white 'tool failed'"""
    ax.add_patch(Rectangle((x, y), w, h, fc=FAILC, ec="none", lw=0))
    ax.text(x + w / 2, y + h / 2, "tool failed", ha="center", va="center", fontsize=fs, color="white")


def tool_labels(fig, x_right, y, rows_y, rh):
    """tool names (LTR_peel bold) with a color square, right-aligned to x_right; rows_y = row tops (mm)"""
    ax = ax_mm(fig, 0, y, x_right, max(rows_y) + rh - y)
    for t, yy in zip(TOOLS, rows_y):
        yc = yy - y + rh / 2
        ax.text(x_right - 2.6, yc, NAME[t], ha="right", va="center", fontsize=FS,
                fontweight="bold" if t == "ltr_peel" else "normal")
        ax.add_patch(Rectangle((x_right - 2.0, yc - 0.6), 1.2, 1.2, fc=COL[t], ec="none"))
    return ax


def text_w_mm(ax, t):
    """width of a text artist in the axes' data units (mm for ax_mm axes)"""
    r = ax.figure.canvas.get_renderer()
    bb = t.get_window_extent(renderer=r)
    inv = ax.transData.inverted()
    (a, _), (b, _) = inv.transform([(bb.x0, bb.y0), (bb.x1, bb.y0)])
    return abs(b - a)


def letter(fig, x, y, L):
    poafig.panel_letter(fig, x, y, L)


def fmt_int(v):
    return f"{int(v):,}"


# ============================================================================ panel A
def mono_row(ax, x, y, segs, cw, fs=6.0):
    """sequence text at fixed pitch cw (mm); segs: [(text, style)] style plain / tsd / ltr"""
    for text, style in segs:
        if style == "tsd":
            ax.add_patch(Rectangle((x - 0.1, y - 1.35), cw * len(text) + 0.2, 2.7, fc="none", ec=INK, lw=0.5,
                                   zorder=3))
        if style == "ltr":
            ax.add_patch(Rectangle((x, y - 1.3), cw * len(text), 2.6, fc=LTRC, ec="none", zorder=1))
        for ch in text:
            ax.text(x + cw / 2, y, ch, ha="center", va="center", fontsize=fs, family="Liberation Mono",
                    color="white" if style == "ltr" else (MUTED if style == "plain" else INK), zorder=4)
            x += cw
    return x


def panel_ends(fig, x0, y0, ex):
    """both ends of the protein-less copy: 9 bp flank + TSD + 12 bp LTR | 12 bp LTR + TSD + 9 bp flank; the element
    is named in-panel (protein-less Dasheng copy, rice Chr1 2.008 Mb)"""
    H = 13.0
    ax = ax_mm(fig, 0, y0, 180, H)
    k = len(ex["tsd"])
    sl, sr = ex["seq_l"], ex["seq_r"]                 # [s-14, s+14), [e-14, e+14)
    cw = 1.34
    yS = 9.6
    nfl = 9
    left = [(sl[14 - k - nfl:14 - k], "plain"), (sl[14 - k:14], "tsd"), (sl[14:26], "ltr")]
    right = [(sr[2:14], "ltr"), (sr[14:14 + k], "tsd"), (sr[14 + k:14 + k + nfl], "plain")]
    t1 = ax.text(x0, 1.6, "protein-less", ha="left", va="center", fontsize=FS, fontweight="bold")
    ax.text(x0 + text_w_mm(ax, t1) + 1.2, 1.6, f"{ex['name']} copy", ha="left", va="center", fontsize=FS,
            color=MUTED)
    ax.text(x0 - 2.6, yS - 1.3, f"rice {ex['chrom_name']}", ha="right", va="center", fontsize=FS)
    ax.text(x0 - 2.6, yS + 1.5, f"{ex['s'] / 1e6:.3f} Mb", ha="right", va="center", fontsize=FS, color=MUTED)
    xa = x0
    xe = mono_row(ax, xa, yS, left, cw)
    ax.text(xa + cw * (nfl + k / 2), yS - 2.2, "TSD", ha="center", va="bottom", fontsize=FSS)
    ax.text(xa + cw * (nfl + k + 6), yS - 2.2, "LTR start", ha="center", va="bottom", fontsize=FSS)
    mid = f"… {ex['e'] - ex['s'] - 24:,} bp …"
    tm = ax.text(xe + 1.4, yS, mid, ha="left", va="center", fontsize=FSS, color=MUTED)
    xr = xe + 1.4 + text_w_mm(ax, tm) + 1.6
    xe2 = mono_row(ax, xr, yS, right, cw)
    ax.text(xr + cw * 6, yS - 2.2, "LTR end", ha="center", va="bottom", fontsize=FSS)
    ax.text(xr + cw * (12 + k / 2), yS - 2.2, "TSD", ha="center", va="bottom", fontsize=FSS)
    num("A", "rice", "", f"{ex['name']} position, {ex['chrom_name']} 1-based start (Mb shown)", ex["s"] + 1,
        "real_locus_table.tsv / calls/rice/ltr_peel.tsv (0-based start + 1)")
    num("A", "rice", "", f"{ex['name']} length (bp)", ex["e"] - ex["s"], "calls/rice/ltr_peel.tsv")
    num("A", "rice", "", "TSD", ex["tsd"], "data/rice/genome.fa [s-5, s) and [e, e+5), 0-based")
    num("A", "rice", "", "bases between the drawn LTR ends", ex["e"] - ex["s"] - 24, "LTR_peel call span - 24")
    num("A", "rice", "", "member tools of the locus", ex["tools"], "real_locus_table.tsv (tools)")
    return y0 + H, xe2


# ============================================================================ panels B, C, D (shared tool rows)
def panel_tools(fig, y0, S, P, geo):
    LAB = geo["LAB"]
    RH, rgap = geo["RH"], geo["rgap"]
    hdr = geo["hdr"]
    yR = y0 + hdr
    rows_y = [yR + i * RH for i in range(9)]
    tool_labels(fig, LAB, yR, rows_y, RH - rgap)
    # ---------------- B: every simulated element, found or missed
    bw, bgap, vtxt = geo["B_bw"], geo["B_gap"], geo["B_txt"]
    xB = [LAB + 0.5, LAB + 0.5 + bw + vtxt + bgap]
    for j, cls in enumerate(CLS2):
        d = S[cls]
        N = len(d["L"])
        xb = xB[j]
        title = "protein-less" if cls == "proteinless" else "coding"
        tax = ax_mm(fig, xb, y0, bw, hdr)
        tax.text(bw / 2, 1.6, f"{title} elements", ha="center", va="center", fontsize=FS)
        tax.text(bw / 2, 4.4, f"n = {N:,}", ha="center", va="center", fontsize=FS, color=MUTED)
        num("B", "S1+S2", "", f"{CLS3_NAME[cls]} simulated elements (3 seeds x 2 regimes)", N, "sim_elements.tsv")
        # 2 / 4 kb: dashed rank lines through the rows, labeled above the first row (no key beside B)
        xk = {}
        for kb in (2000, 4000):
            r = int(np.searchsorted(d["L"], kb))
            xk[kb] = r / N * bw
            tax.plot([xk[kb], xk[kb]], [hdr - 2.2, hdr], color=INK, lw=0.5, ls=(0, (2, 1.4)))
            num("B", "S1+S2", "", f"{CLS3_NAME[cls]} elements shorter than {kb // 1000} kb", r,
                "sim_elements.tsv len")
        tax.text(xk[2000], hdr - 2.5, "2", ha="center", va="bottom", fontsize=FST)
        tax.text(xk[4000] - 0.65, hdr - 2.5, "4 kb", ha="left", va="bottom", fontsize=FST)
        cbest = max(round(float(x), 2) for x in d["recall"])     # set-wide rule: column best bold, ties all
        for i, t in enumerate(TOOLS):
            rax = poafig.mm_axes(fig, xb, rows_y[i], bw, RH - rgap)
            rgb = np.array([to_rgb(COL[t]), to_rgb(MISS_SIM)])
            img = rgb[1 - d["hits"][i]][None, :, :]
            rax.imshow(img, aspect="auto", extent=(0, N, 0, 1), interpolation="antialiased",
                       interpolation_stage="rgba", resample=True)
            rax.set_xlim(0, N)
            rax.set_ylim(0, 1)
            rax.axis("off")
            for kb in (2000, 4000):
                r = int(np.searchsorted(d["L"], kb))
                rax.axvline(r, color="white" if t in ("hite",) else INK, lw=0.5, ls=(0, (2, 1.4)))
            v = d["recall"][i]
            num("B", "S1+S2", t, f"{CLS3_NAME[cls]} recall (pooled)", round(float(v), 3), "sim_elements.tsv")
            vax = ax_mm(fig, xb + bw, rows_y[i], vtxt, RH - rgap)
            vax.text(0.7, (RH - rgap) / 2, f"{v:.2f}", ha="left", va="center", fontsize=FSS,
                     color=INK, fontweight="bold" if round(float(v), 2) == cbest else "normal")
        bax = ax_mm(fig, xb, rows_y[-1] + RH, bw, 6)
        bax.text(bw / 2, 1.4, "shortest → longest", ha="center", va="center", fontsize=FSS, color=MUTED)
    # ---------------- C: recall vs length
    xC, wC = geo["xC"], geo["wC"]
    kax = poafig.key_axes(fig, xC, y0, wC, hdr - 1.0)
    poafig.hkey(kax, [(poafig.g_line(INK, w=3.6, lw=0.9), "coding")], 0.4, 1.6, wC, fontsize=FSS)
    poafig.hkey(kax, [(poafig.g_line(INK, w=3.6, lw=0.9, ls=(0, (2.2, 1.2))), "protein-less")], 0.4, 4.4, wC,
                fontsize=FSS)
    poafig.hkey(kax, [(poafig.g_box("#D8D8D8", w=3.6, h=1.3), "95% CI")], 0.4, 7.2, wC, fontsize=FSS)
    for i, t in enumerate(TOOLS):
        ax = poafig.mm_axes(fig, xC, rows_y[i], wC, RH - rgap)
        for cls in CLS2:
            d = S[cls]
            ed = d["edges"] / 1000
            lw = 1.1 if t == "ltr_peel" else 0.8
            ls = "-" if cls == "coding" else (0, (2.2, 1.2))
            ax.stairs(d["hi"][i], ed, baseline=d["lo"][i], fill=True, color=tint(COL[t], 0.22), lw=0)
            ax.stairs(d["rec"][i], ed, color=COL[t], lw=lw, ls=ls, baseline=None)
            for b in range(len(ed) - 1):
                num("C", "S1+S2", t, f"{CLS3_NAME[cls]} recall {d['edges'][b]}-{d['edges'][b + 1]} bp "
                    f"[{d['lo'][i][b]:.3f}, {d['hi'][i][b]:.3f}]", round(float(d["rec"][i][b]), 3),
                    "sim_elements.tsv (family bootstrap here)")
        for kb in (2, 4):
            ax.axvline(kb, color=INK, lw=0.5, ls=(0, (2, 1.4)), zorder=0)
        ax.set_xscale("log")
        ax.set_xlim(0.35, 20)
        ax.set_ylim(-0.04, 1.08)
        ax.set_yticks([0, 1])
        ax.set_yticklabels(["0", "1"], fontsize=FST)
        ax.tick_params(axis="both", length=1.5, pad=1)
        ax.xaxis.set_minor_locator(mpl.ticker.NullLocator())
        ax.set_xticks([0.5, 1, 2, 4, 8, 16])
        if i < 8:
            ax.set_xticklabels([])
        else:
            ax.set_xticklabels(["0.5", "1", "2", "4", "8", "16"], fontsize=FST)
            ax.set_xlabel("element length (kb)", fontsize=FS, labelpad=1.5)
        for sp in ("top", "right"):
            ax.spines[sp].set_visible(False)
    lax = ax_mm(fig, xC - 6.4, yR, 3, 9 * RH)
    lax.text(1.5, 9 * RH / 2, "elements found (recall)", rotation=90, ha="center", va="center", fontsize=FS)
    # ---------------- D: scorecard, S2 (new)
    xD, cwD, ggD = geo["xD"], geo["cwD"], geo["ggD"]
    wD = 9 * cwD + 2 * ggD
    hax = ax_mm(fig, xD, y0, wD, hdr)
    hax.text(wD / 2, 1.6, "S2, mean of three genomes", ha="center", va="center", fontsize=FS)
    src = D_SRC
    for g, cls in enumerate(CLS3):
        xg = g * (3 * cwD + ggD)
        hax.text(xg + 1.5 * cwD, 4.6, CLS3_NAME[cls], ha="center", va="center", fontsize=FS)
        n_el = int(P[("S2", "ltr_peel", cls)]["n_truth"])
        hax.text(xg + 1.5 * cwD, 7.1, f"n = {n_el:,}", ha="center", va="center", fontsize=FS, color=MUTED)
        num("D", "S2", "", f"{CLS3_NAME[cls]} simulated elements (n_truth summed over 3 genomes)", n_el, src)
        hax.plot([xg + 0.3, xg + 3 * cwD - 0.3], [8.5, 8.5], color=INK, lw=0.4, solid_capstyle="butt")
        for m, (_, lab) in enumerate(METRICS):
            hax.text(xg + (m + 0.5) * cwD, hdr - 2.3, lab, ha="center", va="center", fontsize=FS, color=MUTED)
    pad = 0.16
    hcell = RH - rgap
    # set-wide rule: bold the best printed (2-decimal) value per column among the nine tools, ties all bold, only
    # where >= 2 tools are scored; undefined cells never count
    best = {}
    for cls in CLS3:
        for key, _ in METRICS:
            vals = [round(float(P[("S2", t, cls)][key]), 2) for t in TOOLS if not pd.isna(P[("S2", t, cls)][key])]
            best[(cls, key)] = max(vals) if len(vals) >= 2 else None
            if best[(cls, key)] is not None:
                num("D", "S2", ", ".join(NAME[t] for t in TOOLS if not pd.isna(P[("S2", t, cls)][key]) and
                                         round(float(P[("S2", t, cls)][key]), 2) == best[(cls, key)]),
                    f"{CLS3_NAME[cls]} {key}: best printed value (bold)", f"{best[(cls, key)]:.2f}", src)
    for i, t in enumerate(TOOLS):
        ax = ax_mm(fig, xD, rows_y[i], wD, hcell)
        for g, cls in enumerate(CLS3):
            r = P[("S2", t, cls)]
            xg = g * (3 * cwD + ggD)
            for m, (key, _) in enumerate(METRICS):
                v = r[key]
                num("D", "S2", t, f"{CLS3_NAME[cls]} {key} (mean of 3 genomes; summed n_truth {r['n_truth']}, "
                    f"tp_truth {r['tp_truth']}, n_calls {r['n_calls']}, tp_calls {r['tp_calls']})",
                    "NA (0 calls)" if pd.isna(v) else round(float(v), 4), src)
                if pd.isna(v):
                    continue
                x = xg + m * cwD
                isbest = best[(cls, key)] is not None and round(float(v), 2) == best[(cls, key)]
                ax.add_patch(Rectangle((x + pad, pad), cwD - 2 * pad, hcell - 2 * pad, fc=CMAP(float(v)), ec="none"))
                ax.text(x + cwD / 2, hcell / 2, f"{v:.2f}", ha="center", va="center", fontsize=FS,
                        color=text_color(float(v)), fontweight="bold" if isbest else "normal")
            if r["n_calls"] == 0:                      # precision and F1 undefined (no calls of that class from
                for m, (key, _) in enumerate(METRICS):     # a finished run): plain light gray with a dash, no hatch
                    if pd.isna(r[key]):
                        x = xg + m * cwD
                        ax.add_patch(Rectangle((x + pad, pad), cwD - 2 * pad, hcell - 2 * pad, fc=UNDEFC, ec="none"))
                        ax.text(x + cwD / 2, hcell / 2, "–", ha="center", va="center", fontsize=FS, color=MUTED)
    # color key under the scorecard: 'score 0 [bar] 1'
    kax = ax_mm(fig, xD, rows_y[-1] + RH + 0.2, wD, 3.2)
    barw = 14.0
    x1 = wD - 2.2
    x0b = x1 - barw
    gg = np.linspace(0, 1, 128)
    for k in range(len(gg) - 1):
        kax.add_patch(Rectangle((x0b + barw * gg[k], 1.0), barw / (len(gg) - 1) + 0.02, 1.2, fc=CMAP(gg[k]),
                                ec="none"))
    kax.add_patch(Rectangle((x0b, 1.0), barw, 1.2, fc="none", ec=INK, lw=0.3))
    kax.text(x1 + 0.6, 1.6, "1", ha="left", va="center", fontsize=FS)
    kax.text(x0b - 0.6, 1.6, "0", ha="right", va="center", fontsize=FS)
    kax.text(x0b - 2.4, 1.6, "score", ha="right", va="center", fontsize=FS)
    return rows_y[-1] + RH + 6.6


# ============================================================================ panel E
def panel_E(fig, y0, R, geo):
    LAB = geo["LAB"]
    cw, cg = geo["cw"], geo["cg"]
    xs = [LAB + 0.5 + j * (cw + cg) for j in range(5)]
    RHh = geo["RHh"]
    wbar = cw - 7.6
    kax = poafig.key_axes(fig, xs[0], y0, 157, 4.0)

    def g_chance(ax, x, y, measure=False):
        if not measure:
            ax.add_patch(Rectangle((x, y - 1.1), 1.2, 2.2, fc=NULLC, ec="none", alpha=0.45))
            ax.plot([x + 0.6, x + 0.6], [y - 1.1, y + 1.1], color="#4D4D4D", lw=0.6)
        return 1.2

    def g_tri(ax, x, y, measure=False):
        if not measure:
            ax.plot([x + 0.6], [y], marker="v", ms=2.3, color=INK, mew=0, ls="none")
        return 1.2

    poafig.hkey(kax, [(poafig.g_box("#5E5E5E", w=2.4, h=1.2), "protein-less calls, library-supported"),
                      (poafig.g_box("#E6E6E6", w=2.4, h=1.2), "unsupported"),
                      (g_chance, "chance (same spans moved)"), (g_tri, "same caller's coding calls")],
                0, 1.6, 157, fontsize=FSS, gap=3.4)
    yh = y0 + 4.8
    hax = ax_mm(fig, 0, yh, 180, 3.0)
    for j, ds in enumerate(DS):
        hax.text(xs[j] + wbar / 2, 1.5, DSNAME[ds], ha="center", va="center", fontsize=FS)
        hax.text(xs[j] + cw - 0.2, 1.5, "calls", ha="right", va="center", fontsize=FSS, color=MUTED)
    hh_rows = [yh + 3.6 + i * RHh for i in range(9)]
    tool_labels(fig, LAB, hh_rows[0], hh_rows, RHh - 0.4)
    for j, ds in enumerate(DS):
        for i, t in enumerate(TOOLS):
            ax = poafig.mm_axes(fig, xs[j], hh_rows[i], wbar, RHh - 0.4)
            ax.set_xlim(0, 1)
            ax.set_ylim(0, 1)
            ax.axis("off")
            nax = ax_mm(fig, xs[j] + wbar, hh_rows[i], cw - wbar, RHh - 0.4)
            if (ds, t) in MISSING:
                failed_box(ax, 0, 0.05, 1, 0.9)
                ax.set_xlim(0, 1)
                continue
            p = R["prec"][(ds, t)]
            n = int(p["n_calls"])
            nax.text(cw - wbar - 0.2, (RHh - 0.4) / 2, fmt_int(n), ha="right", va="center", fontsize=FSS,
                     color=INK)
            num("E", ds, t, "protein-less calls", n, "real_calls.tsv (n_calls)")
            if n == 0:
                ax.text(0.02, 0.45, "no protein-less calls", ha="left", va="center", fontsize=FSS, color=MUTED)
                continue
            sh = float(p["supported_share"])
            y0b, y1b = 0.12, 0.62
            ax.add_patch(Rectangle((0, y0b), 1, y1b - y0b, fc=tint(COL[t], 0.14), ec="none"))
            ax.add_patch(Rectangle((0, y0b), sh, y1b - y0b, fc=COL[t], ec="none"))
            if str(p["sup_lo"]) not in ("nan", "NA"):
                ax.plot([float(p["sup_lo"]), float(p["sup_hi"])], [(y0b + y1b) / 2] * 2,
                        color=NULLC if t == "hite" else INK, lw=0.5, solid_capstyle="butt")
            nl, nh, ns_ = float(p["null_lo"]), float(p["null_hi"]), float(p["null_supported_share"])
            ax.add_patch(Rectangle((nl, 0.0), max(nh - nl, 0.006), 0.74, fc=NULLC, ec="none", alpha=0.45, zorder=4))
            ax.plot([ns_, ns_], [0.0, 0.74], color="#4D4D4D", lw=0.6, zorder=5)
            cs = R["coding_share"][(ds, t)]
            ax.plot([cs], [0.86], marker="v", ms=2.2, color=INK, mew=0, ls="none", zorder=6, clip_on=False)
            num("E", ds, t, f"protein-less supported share [{p['sup_lo']}, {p['sup_hi']}]", round(sh, 3),
                "real_calls.tsv")
            num("E", ds, t, f"chance (moved spans) [{nl}, {nh}]", round(ns_, 3), "real_calls.tsv (null)")
            num("E", ds, t, "protein-less library-supported calls", int(p["supported"]), "real_calls.tsv")
            num("E", ds, t, "protein-less supported share / chance", round(sh / ns_, 2) if ns_ > 0 else "NA",
                "real_calls.tsv (ratio computed here)")
            num("E", ds, t, "coding calls supported share", round(cs, 3), "real_calls.tsv")
        bax = poafig.mm_axes(fig, xs[j], hh_rows[-1] + RHh - 0.4, wbar, 0.01)
        bax.set_xlim(0, 1)
        bax.set_xticks([0, 0.5, 1])
        bax.set_xticklabels(["0", "0.5", "1"], fontsize=FST)
        bax.tick_params(axis="x", length=1.5, pad=1)
        bax.set_yticks([])
        for sp in ("top", "right", "left"):
            bax.spines[sp].set_visible(False)
        if j == 2:
            bax.set_xlabel("library-supported share", fontsize=FS, labelpad=1.5)
    return hh_rows[-1] + RHh + 7.0


# ============================================================================ legend
def extra_numbers(S, P, R):
    """numbers the legend rests on that are not drawn as such: per-set recall (sim_gap.tsv), the S1 scorecard,
    LTR_peel's d50 in the aging series (div_d50.tsv; drawn in Fig. 1C-D), the precision comparison of D, the
    real-genome support ratios"""
    g = S["gap"]
    for _, r in g.iterrows():
        for cls, k in (("coding", "recall_coding"), ("proteinless", "recall_proteinless")):
            num("legend/B", r["set"], r["tool"], f"{CLS3_NAME[cls]} recall (3 seeds pooled) [{r[k + '_lo']}, "
                f"{r[k + '_hi']}]", r[k], "sim_gap.tsv (family bootstrap CI)")
        num("legend/C", r["set"], r["tool"], f"coding recall at protein-less lengths [{r['recall_coding_lenmatched_lo']}, "
            f"{r['recall_coding_lenmatched_hi']}]", r["recall_coding_lenmatched"], "sim_gap.tsv")
    src = D_SRC
    # S1 scorecard (not drawn; legend: 'the moderate regime (S1) gives the same picture')
    for t in TOOLS:
        for cls in CLS3:
            r = P[("S1", t, cls)]
            for key, _ in METRICS:
                v = r[key]
                num("legend/D (S1, not drawn)", "S1", t, f"{CLS3_NAME[cls]} {key} (mean of 3 genomes; summed "
                    f"n_truth {r['n_truth']}, n_calls {r['n_calls']})",
                    "NA (0 calls)" if pd.isna(v) else round(float(v), 4), src)
    # D legend: LTR_peel protein-less precision 0.94 vs LTR_retriever, LTR_Finder, HiTE 0.99-1.00 (S2), so its lead
    # there is recall; DANTE_LTR no partly coding / protein-less calls; 'S1 gives the same picture' = in S1 too,
    # LTR_peel's protein-less precision is below all three, LTR_peel has the highest recall and F1 in every class
    # (S2's bold pattern) and DANTE_LTR makes no partly coding / protein-less calls
    strict = ("ltr_retriever", "ltr_finder", "hite")
    for st in ("S2", "S1"):
        lq = P[(st, "ltr_peel", "proteinless")]["precision"]
        sp = [P[(st, t, "proteinless")]["precision"] for t in strict]
        if st == "S2" and not (round(lq, 2) == 0.94 and all(0.985 <= v <= 1.0 for v in sp)):
            raise SystemExit(f"{STEM}: legend D precision sentence fails ({lq}, {sp})")
        if not lq < min(sp):
            raise SystemExit(f"{STEM}: {st}: LTR_peel protein-less precision {lq} not below {sp}")
        for cls in CLS3:
            for key in ("recall", "f1"):
                v = {t: P[(st, t, cls)][key] for t in TOOLS if not pd.isna(P[(st, t, cls)][key])}
                top = sorted(v, key=v.get, reverse=True)
                if top[0] != "ltr_peel" or round(v[top[1]], 2) >= round(v["ltr_peel"], 2):
                    raise SystemExit(f"{STEM}: {st} {cls} {key}: LTR_peel not the clear best ({v})")
                num("legend/D", st, "ltr_peel", f"{CLS3_NAME[cls]} {key}, LTR_peel vs next best ({NAME[top[1]]})",
                    f"{v['ltr_peel']:.4f} vs {v[top[1]]:.4f}", src)
        for cls in ("partial", "proteinless"):
            if P[(st, "dante_ltr", cls)]["n_calls"] != 0:
                raise SystemExit(f"{STEM}: DANTE_LTR makes {CLS3_NAME[cls]} calls in {st}")
            num("legend/D", st, "dante_ltr", f"{CLS3_NAME[cls]} calls (summed over 3 genomes)", 0, src)
        num("legend/D", st, "ltr_peel", "protein-less precision vs LTR_retriever, LTR_Finder, HiTE",
            f"{lq:.4f} vs {', '.join(f'{v:.4f}' for v in sp)}", src)
    # aging pointer (Fig. 1C-D, coding and protein-less aging series): LTR_peel d50 coding vs protein-less
    d50 = S["d50"].set_index(["tool", "class"])
    for cls in CLS2:
        r = d50.loc[("ltr_peel", cls)]
        num("legend/C (Fig. 1C-D pointer)", "div", "ltr_peel", f"{CLS3_NAME[cls]} d50, K2P [{r.d50_lo}, {r.d50_hi}]",
            r.d50, "experiments/nonauto/div_d50.tsv")
    if not d50.loc[("ltr_peel", "proteinless")].d50 < d50.loc[("ltr_peel", "coding")].d50:
        raise SystemExit(f"{STEM}: legend 'LTR_peel loses protein-less elements sooner' fails")
    ratios = []
    for ds in ("rice", "finch"):
        for t in ("ltr_peel", "ltrharvest", "look4ltrs", "hirepeat", "ltrpred"):
            p = R["prec"][(ds, t)]
            ratios.append(float(p["supported_share"]) / float(p["null_supported_share"]))
    num("legend/E", "rice+finch", "permissive", "protein-less support / chance, range",
        f"{min(ratios):.2f}-{max(ratios):.2f}", "real_calls.tsv (supported_share / null_supported_share; LTR_peel, "
        "LTRharvest, Look4LTRs, HiRepEat, LTRpred)")
    # headline: only LTR_peel and Look4LTRs lose <= 0.03; every other caller loses more
    for _, r in g.iterrows():
        for k in ("gap", "length_part", "residual_part"):
            num("legend/headline", r["set"], r["tool"], f"protein-less minus coding recall, {k} [{r[k + '_lo']}, "
                f"{r[k + '_hi']}]", r[k], "sim_gap.tsv (family bootstrap CI)")
    gi = g.set_index(["set", "tool"])
    for t in TOOLS:
        lo = min(gi.loc[("S1", t), "gap"], gi.loc[("S2", t), "gap"])
        if (t in ("ltr_peel", "look4ltrs")) != (lo >= -0.03):
            raise SystemExit(f"{STEM}: headline 'only LTR_peel and Look4LTRs about as often' fails for {t} ({lo})")
    return min(ratios), max(ratios)


def legend_text(S, P, R, exs):
    rmin, rmax = extra_numbers(S, P, R)
    pr = R["prec"]
    c = R["comp"]
    if not (round(rmin) == 2 and round(rmax) == 5):
        raise SystemExit(f"{STEM}: legend says two to five times chance, table gives {rmin:.2f}-{rmax:.2f}")
    fl = S["floors"]
    if not (fl[("hirepeat", "proteinless")][0] == 0 and fl[("hirepeat", "coding")][0] == 0
            and all(fl[(t, k)][0] == 0 for t in ("ltrpred", "dante_ltr") for k in CLS2)):
        raise SystemExit(f"{STEM}: legend C size floors fail: {fl}")
    hite_n, hite_tot, _ = fl[("hite", "proteinless")]
    if not (0 < hite_n <= 0.02 * hite_tot and fl[("hite", "coding")][0] == 0):
        raise SystemExit(f"{STEM}: legend C 'HiTE almost none below 2 kb' fails: {fl[('hite', 'proteinless')]}")
    ex0 = exs[0]
    lqg, hrg = pr[("gorilla", "ltr_peel")], pr[("gorilla", "hirepeat")]
    p2 = {t: P[("S2", t, "proteinless")]["precision"] for t in ("ltr_peel", "ltr_retriever", "ltr_finder", "hite")}
    lo_s, hi_s = min(v for t, v in p2.items() if t != "ltr_peel"), max(v for t, v in p2.items() if t != "ltr_peel")
    txt = (
        "**Fig. S1. Size floors and protein rules remove LTR retrotransposons without proteins of their own from "
        "annotation.** Protein-less LTR retrotransposons are lost through rules written for elements that carry their "
        "own proteins, not because they are hard to see. Callers with a minimum element length miss every shorter "
        "copy and callers "
        "that need protein domains miss nearly all. Only LTR_peel and Look4LTRs find them about as often as coding "
        "copies, the others losing some, partly at limits on element or LTR length. This analysis was added after "
        "the benchmark design was fixed. The simulated genomes (B to D) were made with PrinTE, which shares an author "
        "with LTR_peel, and LTR_peel was tuned on PrinTE simulations and on rice.\n\n"
        f"**A**, Both ends of a typical protein-less rice element, a {ex0['name']} copy without protein domains, with "
        "its target-site duplication (boxed) and TG…CA termini.\n\n"
        "**B**, Every protein-less (left) and coding (right) element of six simulated genomes (two regimes, three "
        "genomes each), one column each from shortest to longest, colored where a caller found it, with overall "
        "recall beside each row. **C**, Recall against element length (95% intervals from resampling element "
        "families). HiRepEat finds nothing shorter than 2 kb and HiTE "
        f"almost nothing ({hite_n} of {hite_tot:,} protein-less elements), LTRpred and DANTE_LTR nothing shorter than "
        "4 kb. At equal length, LTRpred and DANTE_LTR still find fewer protein-less than coding elements, and "
        "LTRharvest misses the longest protein-less ones. As elements age, LTR_peel loses protein-less copies sooner "
        "than coding ones (Fig. 1C–D).\n\n"
        "**D**, Precision, recall and F1 for coding elements (at least two kinds of LTR retrotransposon domain from "
        "one superfamily), partly coding ones (some domains, short of that) and protein-less ones in the three "
        "LTR-rich, deeply nested genomes (S2, mean of three), recall counted by each element's family and precision "
        "by the domains inside each call. The coding and protein-less columns are those of Fig. 1B, and this panel "
        "adds the partly coding class. Like Fig. 1B, D counts every simulated element, including copies of library "
        "families without annotated LTRs, which nearly every caller misses, so its recall runs below B's. "
        "LTR_peel's protein-less calls are less precise "
        f"({p2['ltr_peel']:.2f}) than those of LTR_retriever, LTR_Finder and HiTE ({lo_s:.2f} to {hi_s:.2f}), so its "
        "lead in that class is recall. DANTE_LTR makes no partly coding or protein-less calls. –, no calls of that "
        "class (precision undefined). The moderate "
        "regime (S1) gives the same picture. Simulated genomes lack features of real genomes such as tandem "
        "duplicated genes and incomplete curated libraries, so precision in simulations runs higher than on real "
        "genomes.\n\n"
        "**E**, Share of each caller's protein-less calls in five real genomes that the curated library supports "
        "(95% interval), against chance and against the caller's coding calls. Strict callers make few protein-less "
        "calls. Permissive callers' protein-less calls, LTR_peel's included, are supported at or below chance in "
        "*A. thaliana* and at two to five times chance in rice and zebra finch. In gorilla, where "
        f"{round(100 * c['gorilla']['proteinless'])}% of library-supported LTR retrotransposon loci are "
        f"protein-less, LTR_peel reports {int(lqg['supported']):,} supported protein-less elements and HiRepEat "
        f"{int(hrg['supported']):,} among {int(hrg['n_calls']):,} calls. Maize precision is uninformative because "
        "chance support exceeds every caller's. Dark gray, the caller failed on that genome (it did not finish "
        "within 36 hours, exceeded 200 GB of memory or stopped without calls)."
    )
    num("legend/D", "S2", "", "protein-less precision, LTR_retriever / LTR_Finder / HiTE range (2 decimals)",
        f"{lo_s:.2f} to {hi_s:.2f}", D_SRC)
    num("legend/D", "S2", "ltr_peel", "protein-less precision (2 decimals)", f"{p2['ltr_peel']:.2f}",
        D_SRC)
    num("legend/E", "gorilla", "", "protein-less share of library-supported loci (%)",
        round(100 * c["gorilla"]["proteinless"]), "real_loci.tsv (n_loci)")
    num("legend/E", "gorilla", "ltr_peel", "supported protein-less calls", int(lqg["supported"]), "real_calls.tsv")
    num("legend/E", "gorilla", "hirepeat", "supported protein-less calls of all protein-less calls",
        f"{int(hrg['supported'])} of {int(hrg['n_calls'])}", "real_calls.tsv")
    return txt


# ============================================================================ main
def load_d50_raw():
    """LTR_peel's d50 for coding and protein-less elements (legend pointer to Fig. 1C-D)"""
    d = tsv(NA / "div_d50.tsv")
    d = d[(d.tool == "ltr_peel") & d.cls.isin(CLS2)]
    return d[["tool", "cls", "d50", "d50_lo", "d50_hi"]].rename(columns={"cls": "class"})


def write_source_data(Sr, P, truth_rows, basis, E, sc, exs, d50):
    """source_data/<stem>/: every table the figure, its legend and its numbers file are drawn from"""
    b = []
    for cls in CLS2:
        p = Sr[cls]["p"]
        t = pd.DataFrame({"class": cls, "genome": p["ds"].to_numpy(), "element": p["element"].to_numpy(),
                          "length": p["len"].to_numpy()})
        for i, tool in enumerate(TOOLS):
            t[tool] = Sr[cls]["hits"][i].astype(int)
        b.append(t)
    write_table(pd.concat(b, ignore_index=True), "B_elements")
    c = []
    for cls in CLS2:
        d = Sr[cls]
        for i, tool in enumerate(TOOLS):
            for k in range(len(d["edges"]) - 1):
                c.append({"class": cls, "tool": tool, "bin_start_bp": int(d["edges"][k]),
                          "bin_end_bp": int(d["edges"][k + 1]), "recall": d["rec"][i][k], "ci_lo": d["lo"][i][k],
                          "ci_hi": d["hi"][i][k]})
    write_table(pd.DataFrame(c), "C_recall_by_length")
    keys = ("precision", "recall", "f1", "n_truth", "tp_truth", "n_calls", "tp_calls")
    write_table(pd.DataFrame([{"set": st, "tool": t, "class": cls, **{k: v[k] for k in keys}}
                              for (st, t, cls), v in P.items()]), "D_scorecard")
    write_table(basis, "D_basis_recall")
    E = E.copy()
    for k in ("n_calls", "supported"):
        E[k] = E[k].astype("Int64")
    write_table(E, "E_support")
    ex = exs[0]
    write_table(pd.DataFrame([dict(name=ex["name"], chrom=ex["chrom_name"], start=ex["s"], end=ex["e"],
                                   tsd=ex["tsd"], seq_left=ex["seq_l"], seq_right=ex["seq_r"],
                                   member_tools=ex["row"].tools)]), "A_example")
    g = Sr["gap"]
    write_table(g[["set", "tool"] + [f"{k}{x}" for k in ("recall_coding", "recall_proteinless",
                                                           "recall_coding_lenmatched", "gap", "length_part",
                                                           "residual_part") for x in ("", "_lo", "_hi")]],
                "legend_sim_gap")
    write_table(d50, "legend_d50")
    write_table(pd.DataFrame([dict(name=f"truth_rows_{k}", value=v) for k, v in truth_rows.items()]
                             + [dict(name=k, value=v) for k, v in sc.items()]), "scalars")


def read_source_data():
    """the source-data tables -> S (B, C, legend), P (D), R (E), exs (A), T (missing runs, basis, scalars)"""
    T = {"E": read_table("E_support"), "basis": read_table("D_basis_recall"),
         "scalars": read_table("scalars").set_index("name")["value"]}
    # d50 is a text column in div_d50.tsv: kept as text so it prints as written there
    S = {"gap": read_table("legend_sim_gap"), "d50": read_table("legend_d50", dtype={"d50": str})}
    be, ce = read_table("B_elements"), read_table("C_recall_by_length")
    for cls in CLS2:
        b = be[be["class"] == cls]
        hits = b[TOOLS].to_numpy().T.astype(np.int8)
        c = ce[ce["class"] == cls]
        ct = [c[c.tool == t] for t in TOOLS]
        edges = np.append(ct[0].bin_start_bp.to_numpy(), ct[0].bin_end_bp.to_numpy()[-1])
        S[cls] = dict(L=b["length"].to_numpy(), hits=hits, recall=hits.mean(1), edges=edges,
                      rec=np.array([x.recall.to_numpy() for x in ct]), lo=np.array([x.ci_lo.to_numpy() for x in ct]),
                      hi=np.array([x.ci_hi.to_numpy() for x in ct]))
    P = {}
    for _, r in read_table("D_scorecard").iterrows():
        P[(r["set"], r["tool"], r["class"])] = dict(precision=r.precision, recall=r.recall, f1=r.f1,
                                                    **{k: int(r[k]) for k in ("n_truth", "tp_truth", "n_calls",
                                                                               "tp_calls")})
    R = real_from_table(T["E"], T["scalars"])
    a = read_table("A_example", dtype=str, keep_default_na=False).iloc[0]
    exs = [dict(name=a["name"], chrom_name=a.chrom, s=int(a.start), e=int(a.end), tsd=a.tsd, seq_l=a.seq_left,
                seq_r=a.seq_right, tools=a.member_tools)]
    return S, P, R, exs, T


def build(S, P, R, exs, T):
    load_missing(T["E"])
    S["floors"] = sim_floors(S)
    rec_u = check_basis(S, P, T)
    log("legend D basis clause checked; S2 recall on copies without annotated LTRs: "
        + ", ".join(f"{NAME[t]} {v:.3f}" for t, v in rec_u.items()))
    W = 180.0
    geo = dict(LAB=19.0, RH=6.7, rgap=1.3, hdr=13.0, B_bw=23.0, B_gap=1.4, B_txt=5.4, xC=86.5, wC=29.5,
               xD=122.6, cwD=6.0, ggD=0.9, cw=29.0, cg=3.2, RHh=3.2)
    fig = plt.figure(figsize=(W * MM, FIG_H * MM))
    yA = 3.0
    letter(fig, 0, yA - 1.0, "A")
    yAend, _ = panel_ends(fig, geo["LAB"], yA, exs[0])
    yB = yAend + 2.6
    letter(fig, 0, yB, "B")
    letter(fig, geo["xC"] - 10.4, yB, "C")
    letter(fig, geo["xD"] - 4.0, yB, "D")
    yBend = panel_tools(fig, yB, S, P, geo)
    yE = yBend + 1.0
    letter(fig, 0, yE, "E")
    yend = panel_E(fig, yE, R, geo)
    log(f"figure height used: {yend:.1f} mm of {FIG_H}")
    if yend > FIG_H + 0.5:
        raise SystemExit(f"{STEM}: content ({yend:.1f} mm) runs past the page ({FIG_H} mm)")
    return fig, S, P, R, exs


def main(argv=None):
    global VERBOSE
    ap = argparse.ArgumentParser(description="Fig. S1 figS1_nonauto: protein-less LTR-RT benchmark figure "
                                             "(figure + legend PDF, 300-dpi PNG, numbers table).")
    ap.add_argument("-v", "--verbose", action="store_true", help="progress and checks")
    ap.add_argument("--from-source-data", action="store_true",
                    help=f"redraw from source_data/{STEM}/ alone (no BENCH_ROOT; checks on raw data skipped)")
    a = ap.parse_args(argv)
    VERBOSE = a.verbose
    if not a.from_source_data:
        init_full()
        status, failed = load_status_raw()
        Sr = load_sim_raw()
        log("simulations loaded")
        P = load_prf()
        log("scorecard table loaded and checked")
        truth_rows, basis = check_basis_raw(Sr, P)
        log("legend D basis matching checked")
        E, sc = load_real_raw(status, failed)
        log("real genomes loaded")
        exs = load_example()
        write_source_data(Sr, P, truth_rows, basis, E, sc, exs, load_d50_raw())
        log(f"source data written to {SD}")
    S, P, R, exs, T = read_source_data()
    fig, S, P, R, exs = build(S, P, R, exs, T)
    short = legend_text(S, P, R, exs)
    res = poafig.write_figure(STEM, fig, short, None, HERE, str(SD if a.from_source_data else NA),
                              str(Path(__file__).resolve()))
    log(f"wrote {res['pdf']} ({res['fig_mm']}, legend {res['short_mm']} mm, {res['short_words']} words)")
    with open(HERE / f"{STEM}_numbers.tsv", "w") as f:
        w = csv.DictWriter(f, fieldnames=["panel", "dataset", "tool", "quantity", "value", "source"], delimiter="\t",
                           lineterminator="\n")
        w.writeheader()
        w.writerows(NUM)
    log(f"numbers: {len(NUM)} rows")


if __name__ == "__main__":
    main()
